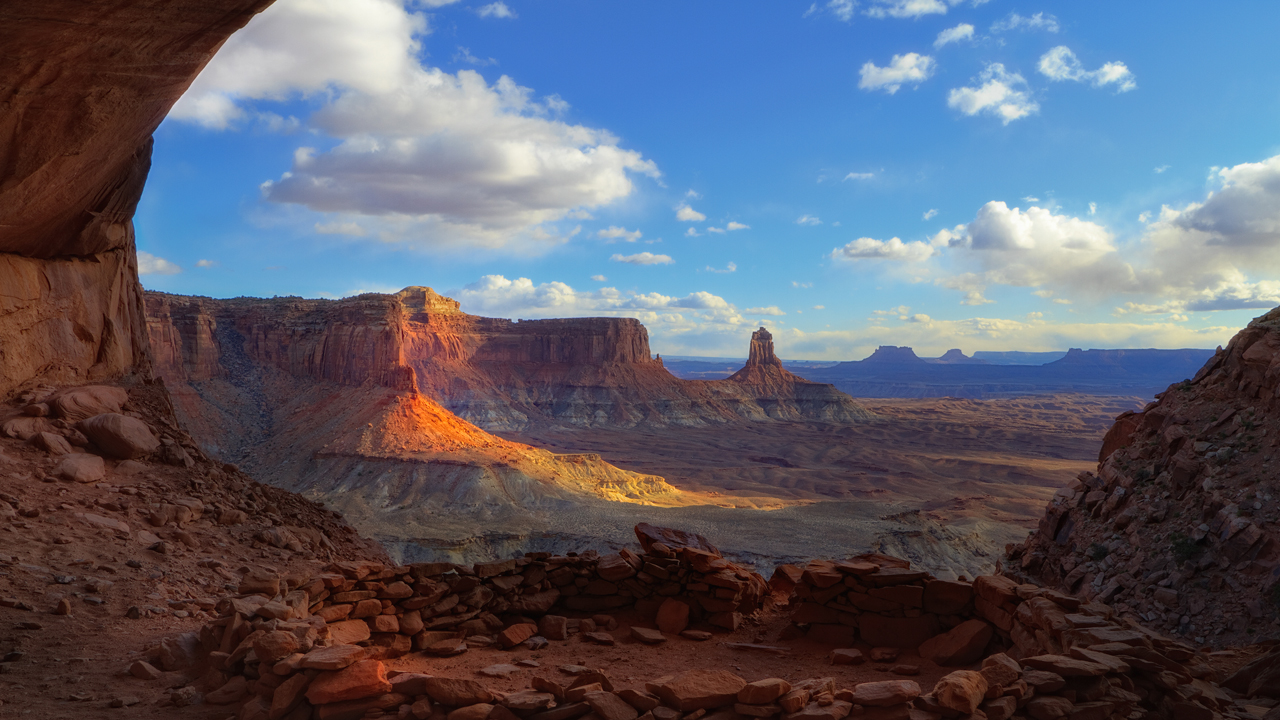
#> input picture ImgSource/test2.jpg, 1280 x 720 px
$ jupyter execute ImageWaterMarking.ipynb
#> lines starting #> are read from the running program, lines starting #| are printed output that depends on the picture
[cell 1]
import random
import math
import copy
import cv2
import numpy as np
import matplotlib.image as img
import matplotlib.pyplot as plt
from skimage import color

[cell 2]
def watermarkImage(input_image):

    S=[]

    plt.figure(1)
    plt.title('Original image')

    if len(input_image.shape)==2:
        M, N = input_image.shape
        embedded_image = copy.deepcopy(input_image)
        plt.imshow(embedded_image, cmap='gray')
    else:
        embedded_image = cv2.cvtColor(input_image, cv2.COLOR_BGR2RGB)
        M, N, C = input_image.shape
        S_R=[]
        S_G=[]
        S_B=[]
        plt.imshow(embedded_image)

    window_size = math.gcd(M,N)

    for y in range(0,M,window_size):
        for x in range(0,N,window_size):
            if 'C' not in locals():
                _,s,_ = np.linalg.svd(embedded_image[y:y+window_size,x:x+window_size],full_matrices=True)
                plt.figure(2)
                plt.title('Singular values of grayscale image')
                plt.plot(s)
                S.append(s)
            else:
                _,s_r,_ = np.linalg.svd(embedded_image[y:y+window_size,x:x+window_size,0],full_matrices=True)
                _,s_g,_ = np.linalg.svd(embedded_image[y:y+window_size,x:x+window_size,1],full_matrices=True)
                _,s_b,_ = np.linalg.svd(embedded_image[y:y+window_size,x:x+window_size,2],full_matrices=True)
                plt.figure(2)
                plt.title('Singular values of R')
                plt.plot(s_r)
                plt.figure(3)
                plt.title('Singular values of G')
                plt.plot(s_g)
                plt.figure(4)
                plt.title('Singular values of B')
                plt.plot(s_b)
                S_R.append(s_r)
                S_G.append(s_g)
                S_B.append(s_b)

    if 'C' not in locals():
        S = np.array(S)

    else:
        S = np.array([S_R,S_G,S_B]) # S[0] R, S[1] G, S[2] B
        S_R = np.array(S_R)
        S_G = np.array(S_G)
        S_B = np.array(S_B)

    plt.figure()
    if 'C' not in locals():
        embedded_bits = [ random.randint(0,1) for bit in range(len(S))] # random hidden bits 0 or 1
        plt.title('Embedding with 0 or 1')
        for i,s in enumerate(S):
            if embedded_bits[i] == 0:
                s[a:b]=s[b]
                plt.subplot(211)
                plt.plot(s[a-10:b+10],'o-') # Embedding 0
            else:
                s[a:b]=s[a]
                plt.subplot(212)
                plt.plot(s[a-10:b+10],'o-') # Embedding 1
            S[i] = s
    else:
        embedded_bits = [ random.randint(0,1) for bit in range(S.shape[1])] # random hidden bits 0 or 1
        for i in range(S.shape[1]):
            if embedded_bits[i] == 0:
                plt.figure(5)
                B = S[:,i,b]
                S[0,i,a:b] = B[0]
                S[1,i,a:b] = B[1]
                S[2,i,a:b] = B[2]
                plt.subplot(311)
                plt.plot(S[0,i,a-10:b+10],'o-')
                plt.subplot(312)
                plt.plot(S[1,i,a-10:b+10],'o-')
                plt.subplot(313)
                plt.plot(S[2,i,a-10:b+10],'o-')
            else:
                plt.figure(6)
                A = S[:,i,a]
                S[0,i,a:b] = A[0]
                S[1,i,a:b] = A[1]
                S[2,i,a:b] = A[2]
                plt.subplot(311)
                plt.plot(S[0,i,a-10:b+10],'o-')
                plt.subplot(312)
                plt.plot(S[1,i,a-10:b+10],'o-')
                plt.subplot(313)
                plt.plot(S[2,i,a-10:b+10],'o-')
            #S[i] = s

    if 'C' not in locals():
        plt.figure()
        plt.title('S after embedded with hidden bits')
        for i,s in enumerate(S):
            plt.plot(s[a-10:b+10],'o:') # S after embedded informations
    else:
        for c in S:
            plt.figure()
            for s in c:
                plt.plot(s[a-10:b+10])

    # Reconstruction
    window_num = 0
    if 'C' not in locals():
        plt.figure()
        for y in range(0,M,window_size):
            for x in range(0,N,window_size):
                u,_,vh = np.linalg.svd(embedded_image[y:y+window_size,x:x+window_size],full_matrices=True)
                diag_s = np.diag(S[window_num])
                embedded_image[y:y+window_size,x:x+window_size] = np.dot(u,np.dot(diag_s,vh))
                window_num = window_num+1
        #plt.imshow(embedded_image,cmap='gray')

    else:
        plt.figure()
        for y in range(0,M,window_size):
            for x in range(0,N,window_size):
                for c in range(S.shape[0]): # color channel
                    u,_,vh = np.linalg.svd(embedded_image[y:y+window_size,x:x+window_size,c],full_matrices=True)
                    diag_s = np.diag(S[c,window_num,:])
                    embedded_image[y:y+window_size,x:x+window_size,c] = np.dot(u,np.dot(diag_s,vh))
                window_num = window_num+1
        plt.imshow(embedded_image)

    return embedded_image

[cell 3]
def extractImage(input_image):

    S = []

    if len(input_image.shape)==2:
        M, N = input_image.shape
    else:
        M, N, C = input_image.shape
        S_R=[]
        S_G=[]
        S_B=[]

    window_size = math.gcd(M,N)

    for y in range(0,M,window_size):
        for x in range(0,N,window_size):
            if 'C' not in locals():
                _,s,_ = np.linalg.svd(input_image[y:y+window_size,x:x+window_size],full_matrices=True)
                S.append(s)
            else:
                _,s_r,_ = np.linalg.svd(input_image[y:y+window_size,x:x+window_size,0],full_matrices=True)
                _,s_g,_ = np.linalg.svd(input_image[y:y+window_size,x:x+window_size,1],full_matrices=True)
                _,s_b,_ = np.linalg.svd(input_image[y:y+window_size,x:x+window_size,2],full_matrices=True)
                S_R.append(s_r)
                S_G.append(s_g)
                S_B.append(s_b)

    if 'C' not in locals():
        plt.figure()
        for i,s in enumerate(S):
            plt.plot(s[a-10:b+10],'o-')
    else:
        S = [S_R,S_G,S_B]
        for i,s in enumerate(S):
            plt.figure(i)
            for v in s:
                plt.plot(v[a-10:b+10],'o-')

[cell 4]
a = 40 # left end of embedding information
b = 60 # right end of embedding information

[cell 5]
image = cv2.imread('ImgSource/test2.jpg')
#> image is the input picture: shape (720, 1280, 3); mean B, G, R 106.9, 93.3, 91.7
gray_image = gray_image = cv2.cvtColor(image, cv2.COLOR_BGR2GRAY)
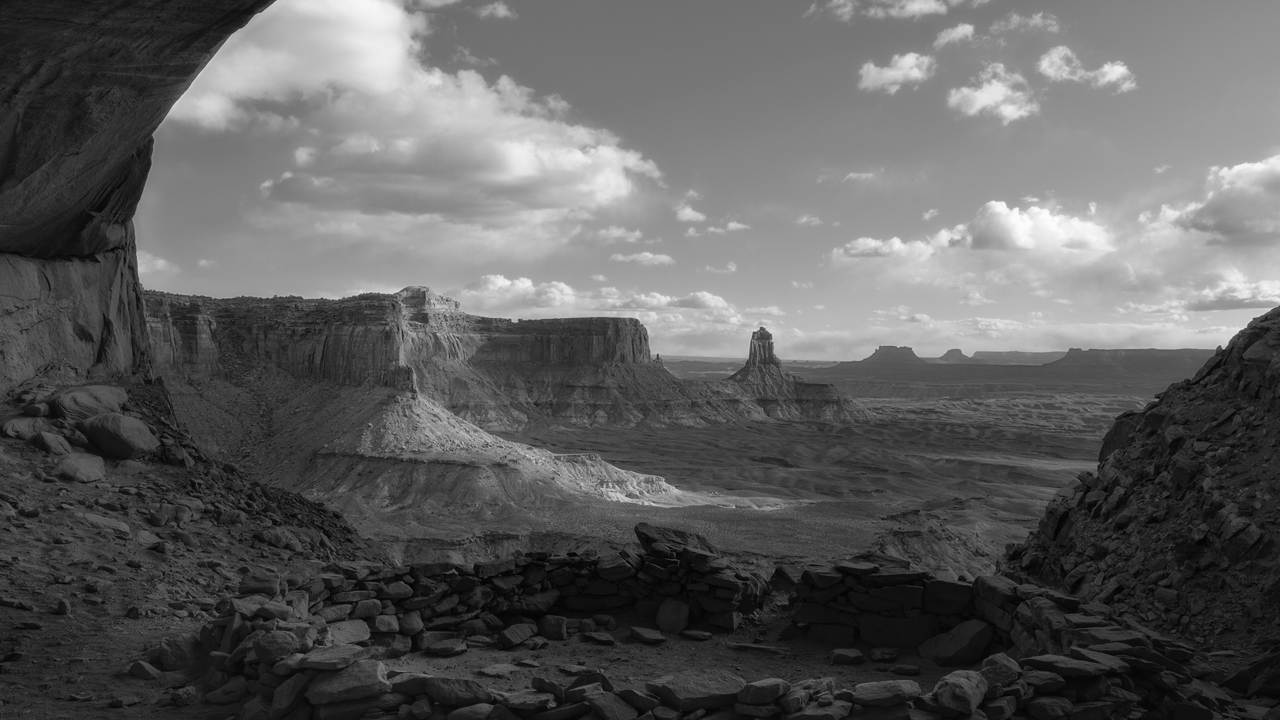
#> gray_image: shape (720, 1280); min 1, max 253, mean 94.4

[cell 6]
embedded_img = watermarkImage(gray_image)
#> after the loop in watermarkImage, `for y in range(0,M,window_size):`: S = 144 items
#> in watermarkImage, `S = np.array(S)`:
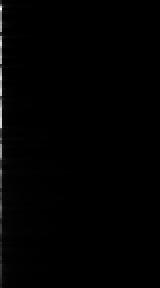
#> S: shape (144, 80) float64 (shown 2 times larger); min 0.000898, max 17765.3, mean 148.2; drawn with min black and max white
#> in watermarkImage, `embedded_bits = [ random.randint(0,1) for bit in range(len(S))]`: embedded_bits = 144 values, max 1 at index 0, min 0 at index 2, mean 0.438
#> the loop in watermarkImage, `for i,s in enumerate(S):` made 144 passes
#> after the loop in watermarkImage, `for y in range(0,M,window_size):`:
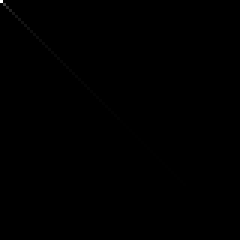
#> diag_s: shape (80, 80) float64 (shown 3 times larger); min 0, max 2139.5, mean 1; drawn with min black and max white
#> after the loop in watermarkImage, `for y in range(0,M,window_size):`:
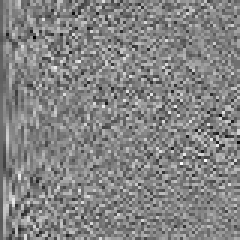
#> u: shape (80, 80) float64 (shown 3 times larger); min -0.451, max 0.418, mean -0.00108; drawn with min black and max white
#> after the loop in watermarkImage, `for y in range(0,M,window_size):`: window_num = 144
extractImage(embedded_img)
#> after the loop in extractImage, `for y in range(0,M,window_size):`: S = 144 items
#> the loop in extractImage, `for i,s in enumerate(S):` made 144 passes
#> figure, not shown here; curve peaks at x = 0, y = 2710.2; curve peaks at x = 0, y = 2947.7; curve peaks at x = 0, y = 6984.7
#> figure, not shown here; panel 1: curve peaks at x = 0, y = 22.85; panel 1: curve peaks at x = 0, y = 31.53; panel 1: curve peaks at x = 0, y = 19.62; panel 2: curve peaks at x = 0, y = 58.79
#> figure, not shown here; curve peaks at x = 0, y = 22.85; curve peaks at x = 0, y = 31.53; curve peaks at x = 0, y = 58.79
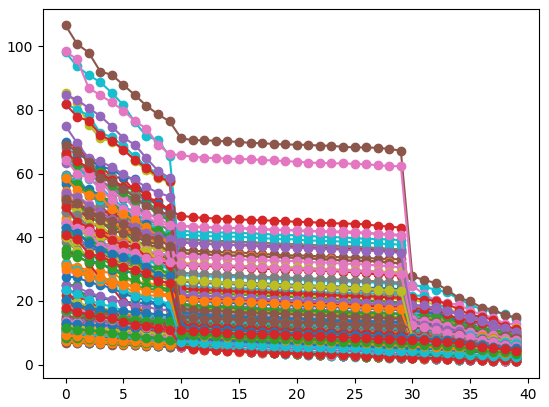
#> figure drawn by matplotlib, 1 panel; curve peaks at x = 0, y = 23.1; curve peaks at x = 0, y = 31.88; curve peaks at x = 0, y = 58.61

[cell 7]
embedded_img = watermarkImage(image)
#> after the loop in watermarkImage (call 2), `for y in range(0,M,window_size):`: S = []; S_B = 144 items
#> the loop in watermarkImage (call 2), `for i in range(S.shape[1]):` made 144 passes
#> A on passes 1, 2, 4, 7, 8, 9, 10, 11, 12, 15, 17, 19: [16.06, 15.76, 15.49], [22.87, 22.74, 22.46], [6.6, 6.88, 7.86], [6.95, 6.27, 7.05], [5.75, 5.25, 6.12], [5.63, 5.16, 5.91], [5.59, 5.45, 5.65], [8.06, 7.63, 7.14], [12.6, 11.51, 10.07], [5.86, 5.51, 6.24], [21.21, 21.2, 19.36], [12.74, 11.24, 11.39]
#> B on passes 3, 5, 6, 13, 14, 16: [10.9, 12.84, 12.06], [2.03, 1.83, 2.19], [4.39, 4.03, 4.56], [4.58, 4.32, 4.6], [3.96, 3.46, 3.89], [2.52, 2.32, 2.31]
#> the loop in watermarkImage (call 2), `for c in S:` made 3 passes
#> after the loop in watermarkImage (call 2), `for y in range(0,M,window_size):`:
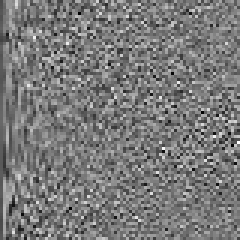
#> u: shape (80, 80) float64 (shown 3 times larger); min -0.399, max 0.432, mean -0.00148; drawn with min black and max white
#> after the loop in watermarkImage (call 2), `for y in range(0,M,window_size):`: window_num = 144
extractImage(embedded_img)
#> the loop in extractImage (call 2), `for i,s in enumerate(S):` made 3 passes
#> figure, not shown here; curve peaks at x = 0, y = 23.93; curve peaks at x = 0, y = 32.39; curve peaks at x = 0, y = 54.22
#> figure, not shown here; curve peaks at x = 0, y = 4710.3; curve peaks at x = 0, y = 4840.2; curve peaks at x = 0, y = 7749.5
#> figure, not shown here; curve peaks at x = 0, y = 1985.2; curve peaks at x = 0, y = 2270.5; curve peaks at x = 0, y = 6741.7
#> figure, not shown here; curve peaks at x = 0, y = 1213.4; curve peaks at x = 0, y = 1503.4; curve peaks at x = 0, y = 6694.7
#> figure, not shown here; panel 1: curve peaks at x = 0, y = 53.86; panel 1: curve peaks at x = 0, y = 6.35; panel 1: curve peaks at x = 0, y = 21; panel 2: curve peaks at x = 0, y = 62.41
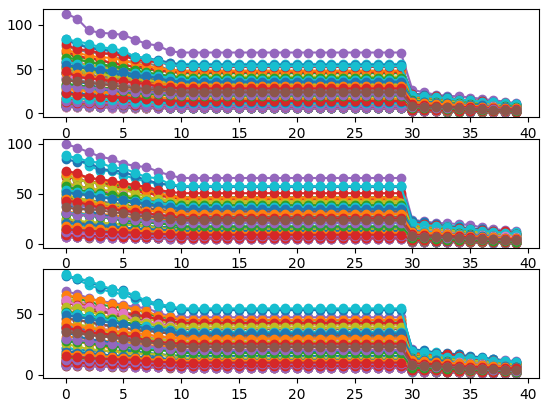
#> figure drawn by matplotlib, 3 panels; panel 1: curve peaks at x = 0, y = 23.73; panel 1: curve peaks at x = 0, y = 32.32; panel 1: curve peaks at x = 0, y = 15.64; panel 2: curve peaks at x = 0, y = 23.16
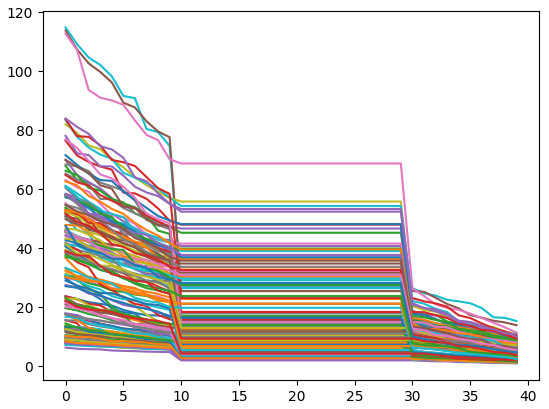
#> figure drawn by matplotlib, 1 panel; curve peaks at x = 0, y = 23.73; curve peaks at x = 0, y = 32.32; curve peaks at x = 0, y = 53.86
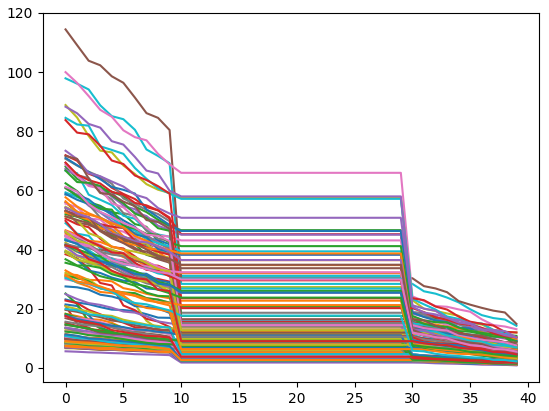
#> figure drawn by matplotlib, 1 panel; curve peaks at x = 0, y = 23.16; curve peaks at x = 0, y = 31.73; curve peaks at x = 0, y = 62.41
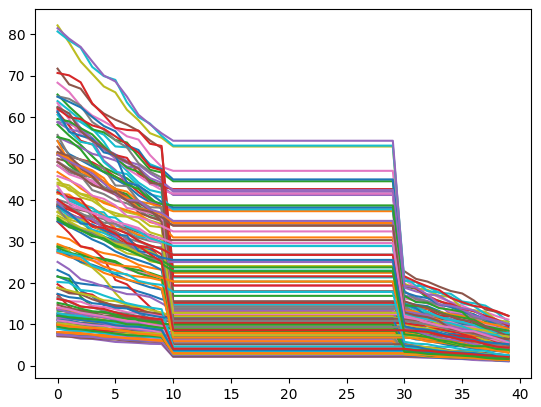
#> figure drawn by matplotlib, 1 panel; curve peaks at x = 0, y = 21.64; curve peaks at x = 0, y = 31.23; curve peaks at x = 0, y = 58.2

$ run again, with ImgSource/test1.jpg copied over ImgSource/test2.jpg
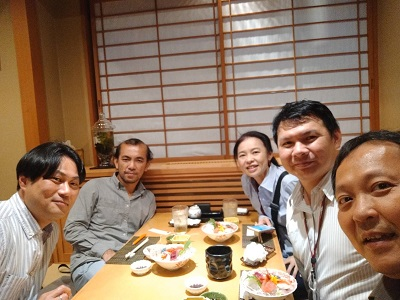
#> input picture ImgSource/test1.jpg, 400 x 300 px
#> image is the input picture: shape (300, 400, 3); mean B, G, R 100, 121.8, 148.3
#> after the loop in watermarkImage, `for y in range(0,M,window_size):`: S = 12 items
#> in watermarkImage, `embedded_bits = [ random.randint(0,1) for bit in range(len(S))]`: embedded_bits = [1, 1, 0, 1, 1, 1, 1, 1, 1, 0, 0, 1]
#> the loop in watermarkImage, `for i,s in enumerate(S):` made 12 passes
#> after the loop in watermarkImage, `for y in range(0,M,window_size):`: window_num = 12
#> after the loop in extractImage, `for y in range(0,M,window_size):`: S = 12 items
#> the loop in extractImage, `for i,s in enumerate(S):` made 12 passes
#> after the loop in watermarkImage (call 2), `for y in range(0,M,window_size):`: S = []; S_B = 12 items
#> the loop in watermarkImage (call 2), `for i in range(S.shape[1]):` made 12 passes
#> B on passes 1, 2, 4, 6, 7, 10: [15.9, 15.09, 15.41], [14.39, 14.03, 14.48], [17.75, 17.69, 18.27], [25.37, 25.62, 25.93], [36.49, 34.95, 36.55], [51.77, 52.71, 53.04]
#> the loop in watermarkImage (call 2), `for c in S:` made 3 passes
#> after the loop in watermarkImage (call 2), `for y in range(0,M,window_size):`:
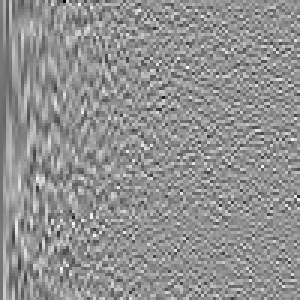
#> u: shape (100, 100) float64 (shown 3 times larger); min -0.492, max 0.37, mean -0.0012; drawn with min black and max white
#> after the loop in watermarkImage (call 2), `for y in range(0,M,window_size):`: window_num = 12
#> the loop in extractImage (call 2), `for i,s in enumerate(S):` made 3 passes
#> `[cell 7] embedded_img = watermarkImage(image) extractImage(embedded_img)`:
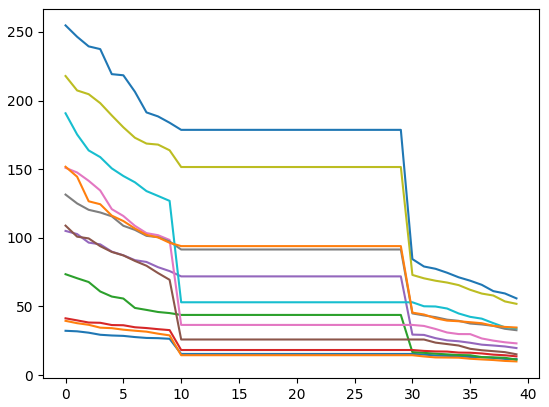
#> figure drawn by matplotlib, 1 panel; curve peaks at x = 0, y = 32.27; curve peaks at x = 0, y = 39.52; curve peaks at x = 0, y = 73.49
